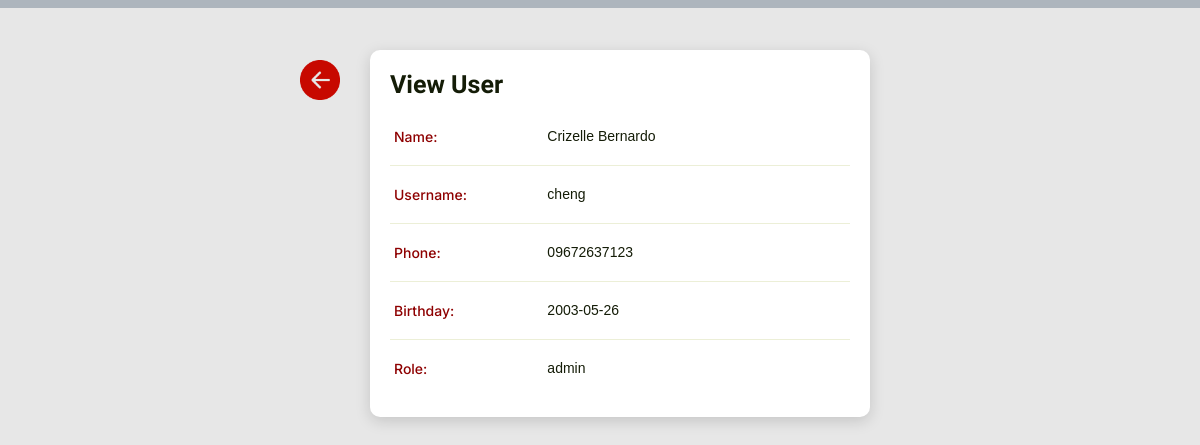
/admin/view-user.php?id=20 (signed in), run on the app's committed database.
### tables this page shows
CREATE TABLE `info_accts` (
  `id` int(11) NOT NULL,
  `firstname` varchar(255) DEFAULT NULL,
  `lastname` varchar(255) DEFAULT NULL,
  `birthday` date DEFAULT NULL,
  `username` varchar(255) DEFAULT NULL,
  `phone` varchar(255) DEFAULT NULL,
  `password` varchar(255) DEFAULT NULL,
  `role` int(11) DEFAULT NULL,
  `house` varchar(255) DEFAULT NULL,
  `city` varchar(255) DEFAULT NULL,
  `province` varchar(255) DEFAULT NULL,
  `zip` int(11) DEFAULT NULL
);

### admin/view-user.php (the view, shortened to what this page needs)
<?php
    include "../conn.php";
    $userID = $_GET['id'];
    $query="SELECT * FROM info_accts WHERE id = $userID";
    $result=mysqli_query($conn,$query);
    $row = mysqli_fetch_assoc($result)
?>
<!DOCTYPE html>
<html dir="ltr" lang="en">
<head>
    <link href="../css/style.min.css" rel="stylesheet">
    <link href="../css/pagestyles.css" rel="stylesheet">
</head>
<body>
    <div class="wrapper">
        <div class="top-line"></div>
        <div class="back-icon">
            <a href="../admin/users.php">
                <img src="../img/backicon.png">
            </a>
        </div>
        <div class="edituserblock">
            <h2>View User</h2>
            <div class="container">
                <div class="row"style="border-bottom: 1px solid #ECEFD7;">
                    <p>
                    <div class="col p-1"><label>Name:</label></div>
                    <div class="col-8 p-1"><?php echo $row['firstname'] . '  '. $row['lastname'] ; ?></div>
                    </p>
                </div>
                <div class="row" style="border-bottom: 1px solid #ECEFD7;">
                    <p>
                    <div class="col p-1"><label>Username:</label></div>
                    <div class="col-8 p-1"><?php echo $row['username']; ?></div>
                    </p>
                </div>
                <div class="row" style="border-bottom: 1px solid #ECEFD7;">
                    <p>
                    <div class="col p-1"><label>Phone:</label></div>
                    <div class="col-8 p-1"><?php echo $row['phone']; ?></div>
                    </p>
                </div>
                <div class="row" style="border-bottom: 1px solid #ECEFD7;">
                    <p>
                    <div class="col p-1"><label>Birthday:</label></div>
                    <div class="col-8 p-1"><?php echo $row['birthday']; ?></div>
                    </p>
                </div>
                <div class="row">
                    <p>
                    <div class="col p-1"><label>Role:</label></div>
                    <div class="col-8 p-1"><?php if ($row['role'] == 1){
                                                        echo "admin";
                                                    }else if ($row['role'] == 2) {
                                                        echo "user";
                                                    } ?></div>
                    </p>
                </div>
            </div>
        </div>
    </div>
</body>
</html>

### css/pagestyles.css (style rules this page uses)
body { font: 14px sans-serif; background-color: #e7e7e7; color: #141C07; }
.wrapper { width: 360px; padding: 20px; }
.wrapper { width: 400px; margin: 0 auto; }
.top-line { position: absolute; height: 8px; left: -0.21%; right: 0%; top: 0px; background: #ADB5BD; }
.back-icon img { width: 40px; height: 40px; top: 60px; left: calc(50% - 500px/2); position: absolute; }
.edituserblock { background-color: #DEE2E6; border-radius: 10px; padding: 20px; width: 400px; margin-top: 30px; box-shadow: 0px 4px 15px rgba(0, 0, 0, 0.15); }
.edituserblock h2 { font-weight: 700; font-size: 25px; font-family: 'Readex Pro'; }
label { margin-bottom: 0px; color: #8e0001; font-weight: 500; font-family: 'Inter'; }

### admin/view-user.php (style rules this page uses)
body { font: 14px sans-serif; background-color: #e7e7e7; color: #141C07; }
.wrapper { width: 360px; padding: 20px; }
.wrapper { width: 500px; margin: 0 auto; }
.edituserblock { background-color: #fff; border-radius: 10px; padding: 20px; width: 500px; margin-top: 30px; box-shadow: 0px 4px 15px rgba(0, 0, 0, 0.15); }
.back-icon img { width: 40px; height: 40px; top: 60px; left: calc(50% - 600px/2); position: absolute; }

### data on the page
info_accts: firstname "Crizelle", lastname "Bernardo", username "cheng", phone "09672637123", birthday "2003-05-26"
